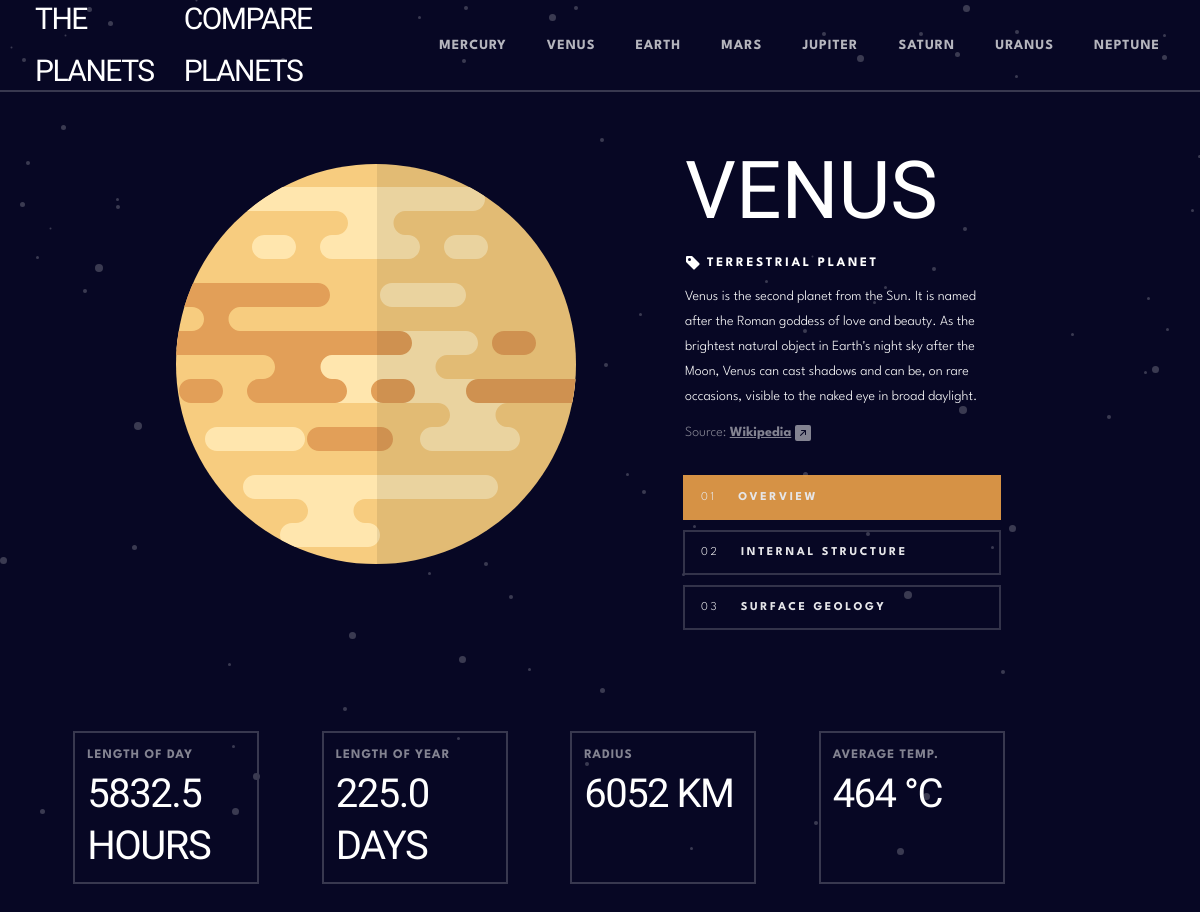
The page /Venus/1/ on the database its author committed.
### planets_app/models.py (models this page shows, shortened)
class Planet(models.Model):
    YES = "Y"
    NO = "N"
    Y_N_CHOICES = [
        (YES, "Yes"),
        (NO, "No")
    ]
    mass = models.CharField(max_length=50, default='add a value')
    gravity = models.FloatField(validators=[MinValueValidator(0.0)], default=0.0)
    distance_sun = models.FloatField(validators=[MinValueValidator(0.0)], default=0.0)
    moons_num = models.IntegerField(default=0)
    rings = models.CharField(max_length=1, choices=Y_N_CHOICES, default=YES)
    category_id = models.ForeignKey(PlanetType, on_delete=models.CASCADE, default=1)
    name = models.CharField(max_length=50)
    overview = models.TextField()
    overview_source = models.URLField()
    structure = models.TextField()
    structure_source = models.URLField()
    geology = models.TextField()
    geology_source = models.URLField()
    rotation = models.FloatField(validators=[MinValueValidator(0.0)], default=0.0)
    revolution = models.FloatField(validators=[MinValueValidator(0.0)], default=0.0)
    radius = models.FloatField(validators=[MinValueValidator(0.0)], default=0.0)
    temperature = models.FloatField(default=0.0)
    planet_image = models.FileField(upload_to="static/images/",
                                    validators=[FileExtensionValidator(['pdf', 'doc', 'svg'])])
    internal_image = models.FileField(upload_to="static/images/",
                                      validators=[FileExtensionValidator(['pdf', 'doc', 'svg'])])
    geology_image = models.ImageField(upload_to="static/images/")

class PlanetType(models.Model):
    TERRESTRIAL_PLANET = "TP"
    GAS_GIANT = "GGP"
    PLANET_TYPES_CATEGORY = [
        (TERRESTRIAL_PLANET, "Terrestrial Planet"),
        (GAS_GIANT, "Gas Giant")
    ]
    planet_category = models.CharField(max_length=3, choices=PLANET_TYPES_CATEGORY)
    def __str__(self):
        planet_category_dict = dict(self.PLANET_TYPES_CATEGORY)
        category_full_name = planet_category_dict[self.planet_category]
        return f"{category_full_name}"

### planets_app/views.py (the view)
# urls.py: path('<str:planet_name>/<str:planet_section>/', views.planet_detail, name='planet_detail'),
def planet_detail(request, planet_name, planet_section):
    active_planet = planet_name
    active_section = planet_section
    if planet_name in planet_names and planet_section in planet_sections:
        planet = get_object_or_404(Planet, name=planet_name)
        return render(request, 'planets_app/planet_detail.html', {'planet': planet,
                                                                  'planet_names': planet_names,
                                                                  'active_planet': active_planet,
                                                                  'active_section': active_section
                                                                  })
    else:
        return render(request, 'planets_app/404.html')

### templates/planets_app/planet_detail.html (shortened to what this page needs)
{% extends "planets_app/base.html" %}
{% load static %}
{% block body_block %}
<div class="container-fluid row p-5">
    <div class="col-lg-7" style="text-align:center">
        <div class="tab-content">
            <div id="target1-img" class="container tab-pane{% if active_section == '1' %} active {% endif %}"><br>
                <img alt="{{ planet.name }} Overview" title="{{ planet.name }} Overview"
                     src="{{ planet.planet_image.url }}" width="400">
            </div>
        </div>
    </div>
    <div class="col-lg-4">
        <div style="height:330px">
            <div class="tab-content h-50 planet-details-h-body">
                <h1>{{ planet.name }}</h1>
                <h3>
                    <svg xmlns="http://www.w3.org/2000/svg" width="16" height="16" fill="currentColor"
                         class="bi bi-tag-fill" viewBox="0 0 16 16">
                        <path d="M2 1a1 1 0 0 0-1 1v4.586a1 1 0 0 0 .293.707l7 7a1 1 0 0 0 1.414 0l4.586-4.586a1 1 0 0 0 0-1.414l-7-7A1 1 0 0 0 6.586 1H2zm4 3.5a1.5 1.5 0 1 1-3 0 1.5 1.5 0 0 1 3 0z"/>
                    </svg>
                    {{ planet.category_id }}
                </h3>
                <div id="target1" class="tab-pane{% if active_section == '1' %} active {% endif %}">
                    <p style="height:120px">{{ planet.overview }}</p>
                    <p class="p-source">Source:
                        <a href="{{ planet.overview_source }}">Wikipedia</a>
                    </p>
                </div>
            </div>
        </div>
        <ul class="nav nav-pills flex-column col-12" role="tablist">
            <li class="nav-item">
                <a class="nav-link-custom {% if active_section == '1' %} active {% endif %}"
                   href="{% url 'planets_app:planet_detail' planet_name=active_planet planet_section=1 %}">01 <span> Overview</span>
                </a>
            </li>
            <li class="nav-item">
                <a class="nav-link-custom {% if active_section == '2' %} active {% endif %}"
                   href="{% url 'planets_app:planet_detail' planet_name=active_planet planet_section=2 %}">02 <span> Internal structure</span>
                </a>
            </li>
            <li class="nav-item">
                <a class="nav-link-custom {% if active_section == '3' %} active {% endif %}"
                   href="{% url 'planets_app:planet_detail' planet_name=active_planet planet_section=3 %}">03 <span> Surface geology</span>
                </a>
            </li>
        </ul>
    </div>
</div>
<div class="container mt-5">
    <div class="row">
        <div class="col-sm-2 col-border planet-details-h-footer">
            <h4>Length of day</h4>
            <h2>{{ planet.rotation }} hours</h2>
        </div>
        <div class="col-sm-2 col-border planet-details-h-footer">
            <h4>Length of year</h4>
            <h2>{{ planet.revolution }} days</h2>
        </div>
        <div class="col-sm-2 col-border planet-details-h-footer">
            <h4>Radius</h4>
            <h2>{{ planet.radius|floatformat:0 }} km</h2>
        </div>
        <div class="col-sm-2 col-border planet-details-h-footer">
            <h4>Average temp.</h4>
            <h2>{{ planet.temperature|floatformat:0 }} &deg;C</h2>
        </div>
    </div>
</div>
{% endblock %}

### static/css/main_style.css (style rules this page uses)
:root { --white: #FFFFFF; --black: #070724; --gray-dark: #38384F; --gray-light: #838391; --mercury: #419EBB; --venus: #EDA249; --earth: #6f2ed6; --mars: #D14C32; --jupiter: #D83A34; --saturn: #CD5120; --uranus: #1ec2a4; --neptune: #2d68f0; }
h1 { font-family: 'Antonio', sans-serif; font-weight: 500 !important; font-size: 80px !important; line-height: 103px !important; text-transform: uppercase; }
h2 { font-family: 'Antonio', sans-serif; font-weight: 500 !important; font-size: 40px !important; line-height: 52px !important; letter-spacing: -1.5px; text-transform: uppercase; }
h3 { font-family: 'League Spartan', sans-serif; font-weight: 700 !important; font-size: 13px !important; line-height: 25px !important; letter-spacing: 2.6px; text-transform: uppercase; }
h4 { font-family: 'League Spartan', sans-serif; font-weight: 700 !important; font-size: 13px !important; line-height: 25px !important; letter-spacing: 1px; text-transform: uppercase; color: var(--gray-light); }
p { font-family: 'League Spartan', sans-serif; font-weight: 300; font-size: 14px; line-height: 25px; }
.p-source { font-family: 'League Spartan', sans-serif; font-weight: 300; font-size: 14px; line-height: 25px; color: var(--gray-light); }
.p-source a { font-weight:bold; color: var(--gray-light) !important; }
.nav-link-custom { margin: 5px 0px 5px -2px; border: 2px solid var(--gray-dark); display: block; padding: var(--bs-nav-link-padding-y) var(--bs-nav-link-padding-x); text-decoration: none; transition: color .15s ease-in-out,background-color .15s ease-in-out,border-color .15s ease-in-out; }
.nav-link-custom.active { color: var(--white); }
.nav-link-custom.active[href*="Venus"] { background-color: var(--venus) !important; border: 2px solid var(--venus); }
.nav li a:link, a:visited { color: var(--white); opacity: 0.9; font-family: 'League Spartan', sans-serif; font-weight: 300 !important; font-size: 12px !important; line-height: 25px !important; letter-spacing: 2.6px; text-transform: uppercase; }
span { font-weight:bold; padding: inherit; }
.col-border { border: 2px solid var(--gray-dark); margin: 2.8%; padding: 10px; text-align: left !important; }
.align-bottom p, h4, h3, h2 { text-align: center !important; margin-bottom: 0 !important; }
.planet-details-h-body h3 { text-align: left !important; margin-bottom: 0.5rem !important; }
.planet-details-h-footer h4 { text-align: left !important; margin-bottom: 0 !important; }
.planet-details-h-footer h2 { text-align: left !important; margin-bottom: 0 !important; }
#bg-body { background: url('images/background-stars.svg'), var(--black); font-family: verdana; color: var(--white); }

### rows shown on the page
Planet: planet_image (picture), name "VENUS", category_id "TERRESTRIAL PLANET", overview "Venus is the second planet from the Sun. It is named after the Roman goddess of love and beauty. As the brightest natural object in Earth's night sky after the Moon, Venus can cast shadows and can be, on rare occasions, visible to the naked eye in broad daylight.", rotation "5832.5", revolution "225.0", radius "6052", temperature "464"
